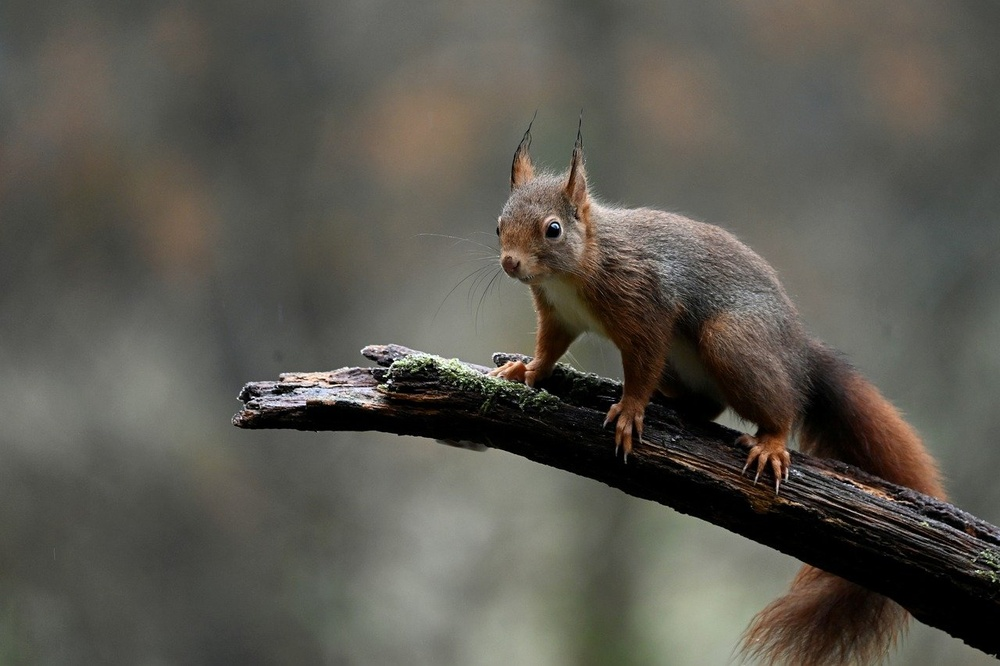
#> input picture squirrel1.jpg, 1000 x 666 px, shrunk from 1280 x 852 before the run
$ python test.py
#> lines starting #> are read from the running program, lines starting #| are printed output that depends on the picture
# Image Blurring
# 이미지에 LPF를 적용하여 고주파 영역을 제거하면
# 노이즈를 제거하거나 경계를 흐릴 수 있다.
# 4가지의 Blurring 방법
# 1. Averaging
# Box 형태의 커널을 이미지에 적용한 후 평균값을 Box의 중심점에 적용
# cv2.blur(src,ksize) -> dst : 위 예제와 동일한 역할
# cv2.boxFilter() 사용 가능
# ksize는 튜플 형태 (3,3 등)
# 2. Gaussian Filtering
# Gaussian Filter는 Gaussian 함수를 이용한 값으로 이루어진 커널 사용
# cv2.GaussianBlur(img,ksize,sigmaX)
# ksize는 width,height가 다를 수 있지만 양수의 홀수이어야 함
# 3. Median Filtering
# 커널내의 값들을 정렬한 후 중간값을 선택하여 적용
# cv2.medianBlur(src,ksize)
# ksize는 1보다 큰 홀수(3,5 등)
# 4. Bilateral Filtering(양방향 필터)
# 지금까지의 Blur처리와 달리 경계선을 유지하며 Gaussian Blur처리
# Gaussian 필터를 적용하고 또 하나의 Gaussian 필터를 주변 픽셀까지 고려하여 적용하는 방식
# cv2.bilateralBlur(src,d,sigmaColor,sigmaSpace)
# src : 8비트, 1 or 3 채널 이미지
# d : 필터링시 고려할 주변 픽셀 지름
# sigmaColor : 색을 고려할 공간. 숫자가 크면 멀리 있는 색도 고려
# sigmaSpace : 숫자가 크면 멀리 있는 픽셀도 고려

import cv2
import numpy as np
import matplotlib.pyplot as plt

img = cv2.imread('squirrel1.jpg')
#> img is the input picture: shape (666, 1000, 3); mean B, G, R 80.1, 88.2, 90.6
# pyplot을 위해 BGR -> RGB 변환
b,g,r = cv2.split(img)
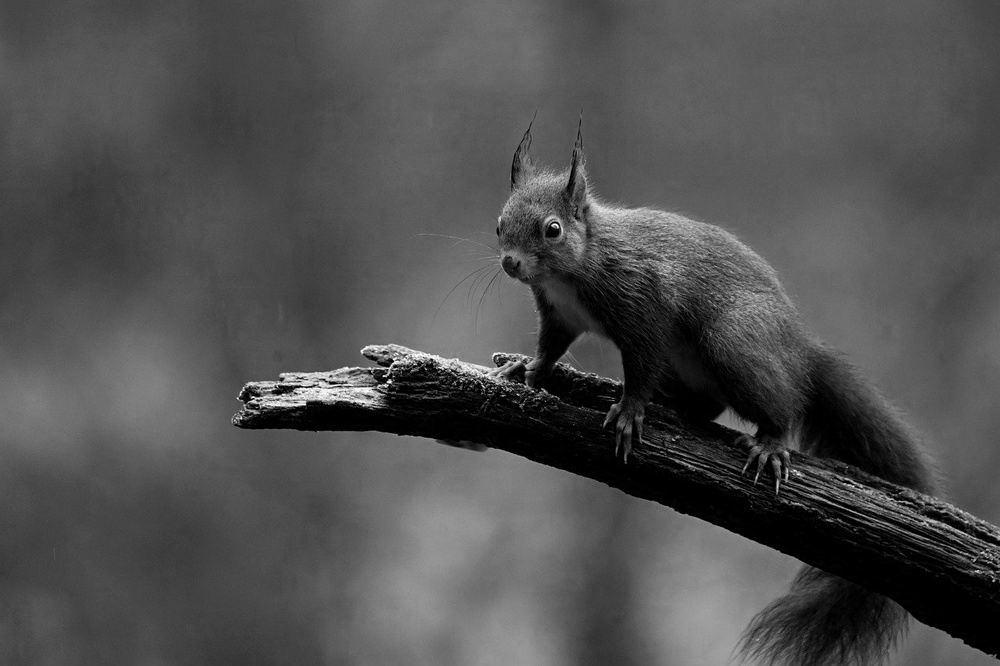
#> b: shape (666, 1000); min 0, max 255, mean 80.1
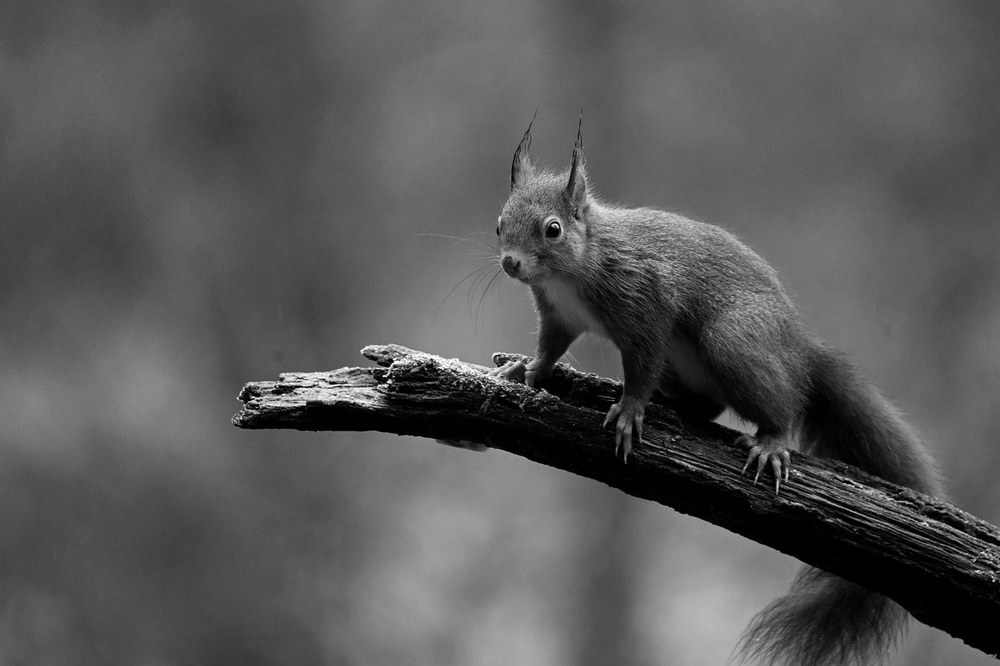
#> g: shape (666, 1000); min 0, max 255, mean 88.2
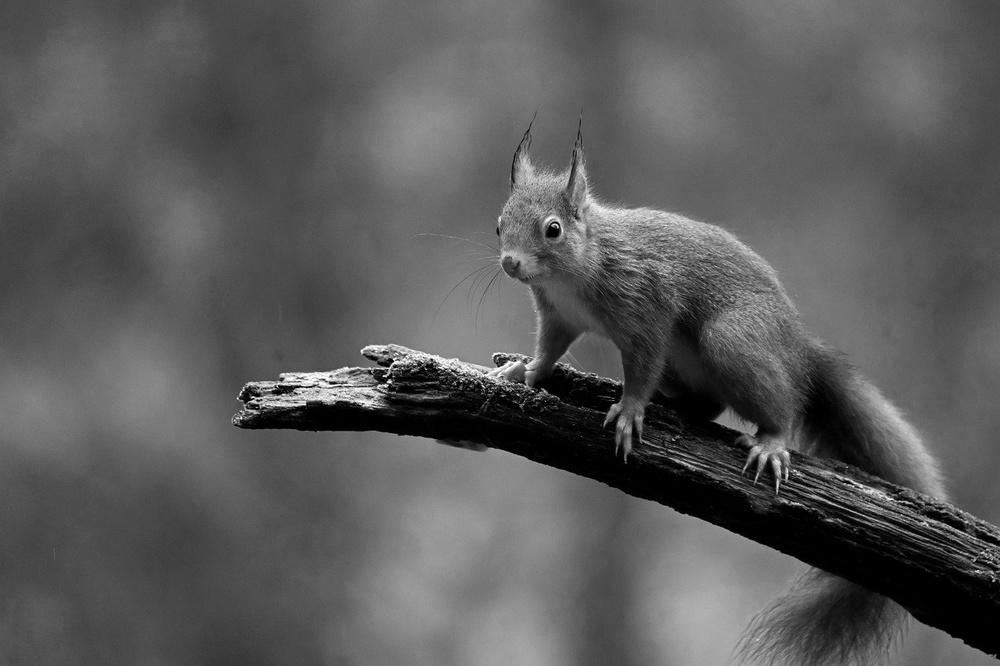
#> r: shape (666, 1000); min 0, max 255, mean 90.6
img = cv2.merge([r,g,b])

# 1. Averaging
dst1 = cv2.blur(img,(7,7))
# 2. Gaussian Blur
dst2 = cv2.GaussianBlur(img,(5,5),0)
# 3. Median Blur
dst3 = cv2.medianBlur(img,9)
# 4. Bilateral Filtering
dst4 = cv2.bilateralFilter(img,9,75,75)

images = [img,dst1,dst2,dst3,dst4]
titles = ['Original','Blur(7X7)','Gaussian Blur(5X5)','Median Blur','Bilateral']

for i in range(5):
    plt.subplot(3,2,i+1)
    plt.imshow(images[i])
    plt.title(titles[i])
plt.tight_layout()
plt.show()
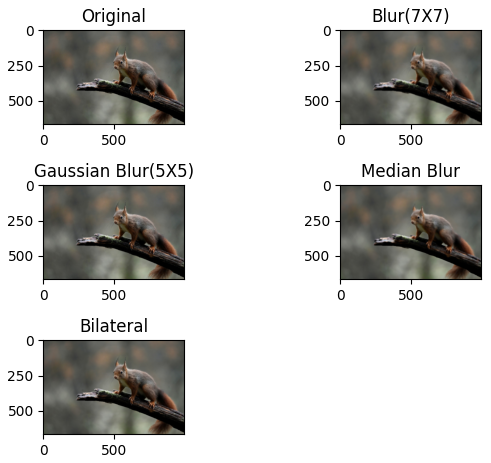
#> figure drawn by matplotlib, 5 panels

$ run again, with FLIR0055.jpg copied over squirrel1.jpg
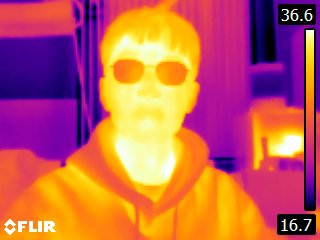
#> input picture FLIR0055.jpg, 320 x 240 px
#> img is the input picture: shape (240, 320, 3); mean B, G, R 87.1, 95.2, 193.3
#> `b,g,r = cv2.split(img)`:
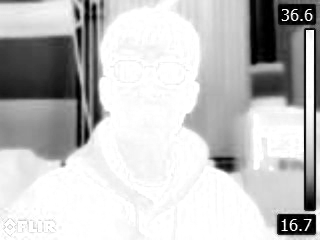
#> r: shape (240, 320); min 0, max 255, mean 193.3
#> `dst3 = cv2.medianBlur(img,9)`:
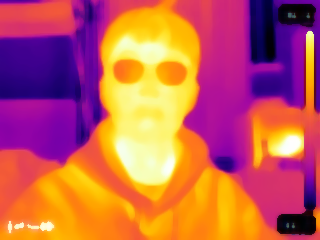
#> dst3: shape (240, 320, 3); mean R, G, B 194.8, 94.2, 86.8
